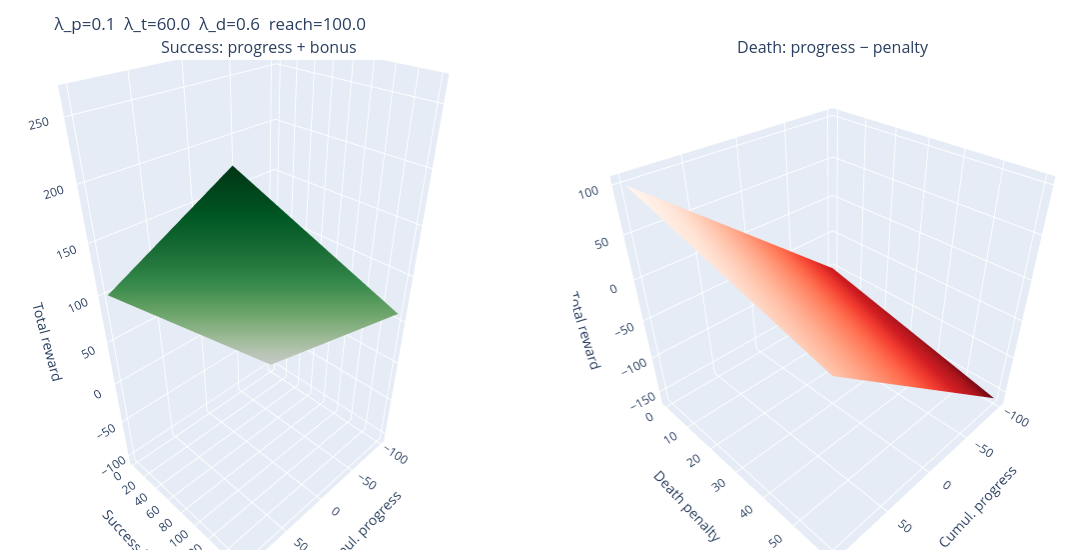

Notebook code cell kept with this figure:
### Code cell
fig = make_subplots(
    rows=1, cols=2,
    specs=[[{"type": "surface"}, {"type": "surface"}]],
    subplot_titles=["Success: progress + bonus", "Death: progress − penalty"],
    horizontal_spacing=0.05,
)

fig.add_trace(
    go.Surface(
        x=P_s, y=S, z=Z_success,
        colorscale="Greens", showscale=False,
        hovertemplate="progress: %{x:.0f}<br>success bonus: %{y:.0f}<br>total: %{z:.0f}<extra></extra>",
    ),
    row=1, col=1,
)

fig.add_trace(
    go.Surface(
        x=P_d, y=D, z=Z_death,
        colorscale="Reds_r", showscale=False,
        hovertemplate="progress: %{x:.0f}<br>death penalty: %{y:.0f}<br>total: %{z:.0f}<extra></extra>",
    ),
    row=1, col=2,
)

fig.update_layout(
    height=550, width=1100,
    title_text=f"λ_p={lambda_p}  λ_t={lambda_t}  λ_d={lambda_d}  reach={reach_bonus}",
    margin=dict(l=0, r=0, t=60, b=0),
)

fig.update_scenes(
    dict(
        xaxis_title="Cumul. progress",
        yaxis_title="Success bonus",
        zaxis_title="Total reward",
    ),
    row=1, col=1,
)
fig.update_scenes(
    dict(
        xaxis_title="Cumul. progress",
        yaxis_title="Death penalty",
        zaxis_title="Total reward",
    ),
    row=1, col=2,
)

fig.show()

### Figure 1 — Plotly figure (JSON) as saved in the notebook; plotly's stock layout.template omitted (floating-point values rounded to 4 significant figures; data arrays with more than 128 entries replaced by an {"elided": "..."} marker saying what was removed)
{"data": [{"colorscale": [[0, "rgb(247,252,245)"], [0.125, "rgb(229,245,224)"], [0.25, "rgb(199,233,192)"], [0.375, "rgb(161,217,155)"], [0.5, "rgb(116,196,118)"], [0.625, "rgb(65,171,93)"], [0.75, "rgb(35,139,69)"], [0.875, "rgb(0,109,44)"], [1, "rgb(0,68,27)"]], "hovertemplate": "progress: %{x:.0f}<br>success bonus: %{y:.0f}<br>total: %{z:.0f}<extra></extra>", "scene": "scene", "showscale": false, "type": "surface", "x": {"elided": "100x100 float values"}, "y": {"elided": "100x100 float values"}, "z": {"elided": "100x100 float values"}}, {"colorscale": [[0, "rgb(103,0,13)"], [0.125, "rgb(165,15,21)"], [0.25, "rgb(203,24,29)"], [0.375, "rgb(239,59,44)"], [0.5, "rgb(251,106,74)"], [0.625, "rgb(252,146,114)"], [0.75, "rgb(252,187,161)"], [0.875, "rgb(254,224,210)"], [1, "rgb(255,245,240)"]], "hovertemplate": "progress: %{x:.0f}<br>death penalty: %{y:.0f}<br>total: %{z:.0f}<extra></extra>", "scene": "scene2", "showscale": false, "type": "surface", "x": {"elided": "100x100 float values"}, "y": {"elided": "100x100 float values"}, "z": {"elided": "100x100 float values"}}], "layout": {"annotations": [{"font": {"size": 16}, "showarrow": false, "text": "Success: progress + bonus", "x": 0.2375, "xanchor": "center", "xref": "paper", "y": 1, "yanchor": "bottom", "yref": "paper"}, {"font": {"size": 16}, "showarrow": false, "text": "Death: progress − penalty", "x": 0.7625, "xanchor": "center", "xref": "paper", "y": 1, "yanchor": "bottom", "yref": "paper"}], "height": 550, "margin": {"b": 0, "l": 0, "r": 0, "t": 60}, "scene": {"domain": {"x": [0, 0.475], "y": [0, 1]}, "xaxis": {"title": {"text": "Cumul. progress"}}, "yaxis": {"title": {"text": "Success bonus"}}, "zaxis": {"title": {"text": "Total reward"}}}, "scene2": {"domain": {"x": [0.525, 1], "y": [0, 1]}, "xaxis": {"title": {"text": "Cumul. progress"}}, "yaxis": {"title": {"text": "Death penalty"}}, "zaxis": {"title": {"text": "Total reward"}}}, "title": {"text": "λ_p=0.1  λ_t=60.0  λ_d=0.6  reach=100.0"}, "width": 1100}}
